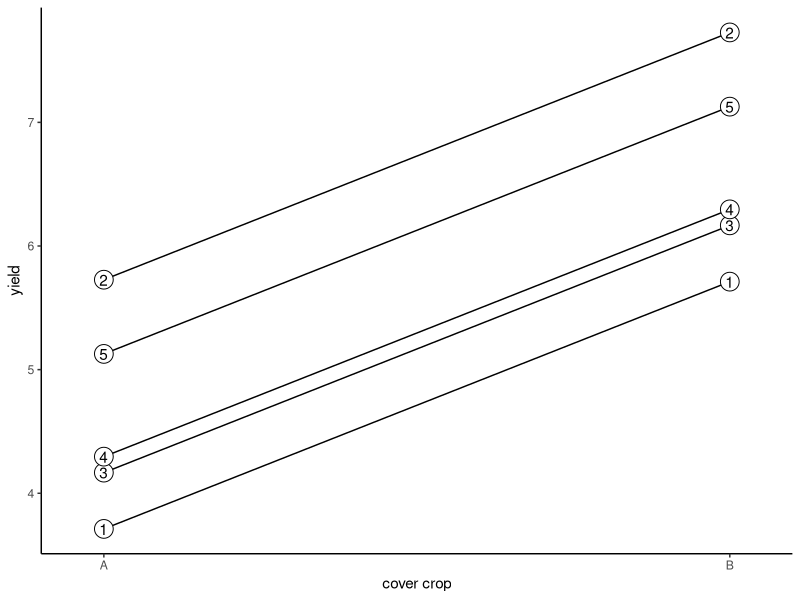
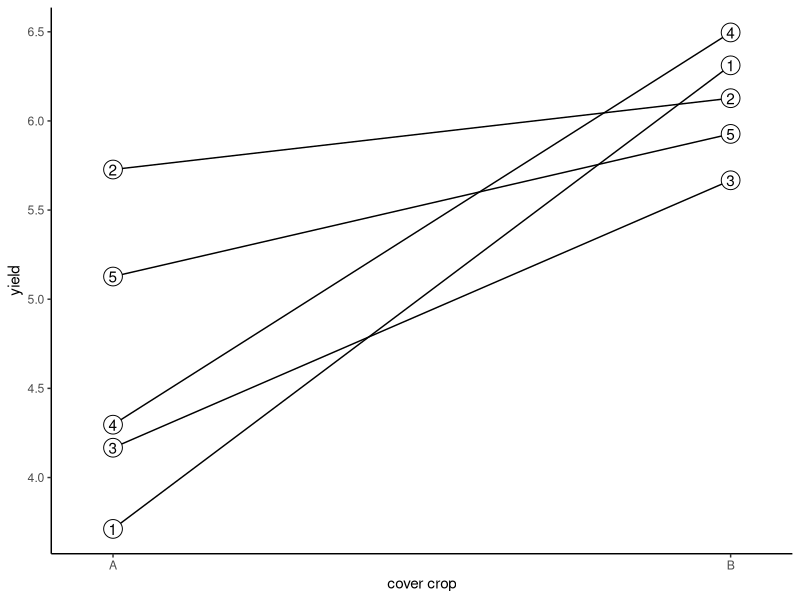

These charts were generated, in order, by the following R code:
## ---- chunk 1
library(tidyverse)

set.seed(314)
fert <- rnorm(5)
fertdat <- data.frame(plot_id = 1:5, fert = fert)
fakedat <- expand.grid(plot_id = 1:5, cover_crop = c('A', 'B')) %>%
  left_join(fertdat) %>%
  mutate(yield = 5 + (cover_crop == 'B') * 2 + fert)

ggplot(fakedat, aes(x = cover_crop, y = yield, group = plot_id, label = plot_id)) +
  geom_line() +
  geom_point(shape = 21, size = 6, fill = 'white') +
  geom_text() +
  theme_classic() +
  scale_x_discrete(expand = c(0.05, 0.05), name = 'cover crop')
## ---- chunk 2
fakedat$yield[6:10] <- fakedat$yield[6:10] + c(0.6, -1.6, -0.5, 0.2, -1.2)
ggplot(fakedat, aes(x = cover_crop, y = yield, group = plot_id, label = plot_id)) +
  geom_line() +
  geom_point(shape = 21, size = 6, fill = 'white') +
  geom_text() +
  theme_classic() +
  scale_x_discrete(expand = c(0.05, 0.05), name = 'cover crop')
